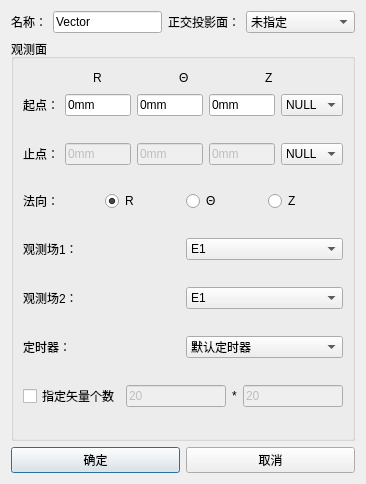
<?xml version="1.0" encoding="UTF-8"?>
<ui version="4.0">
 <class>Dialog_VectorDlg</class>
 <widget class="QDialog" name="Dialog_VectorDlg">
  <property name="windowModality">
   <enum>Qt::ApplicationModal</enum>
  </property>
  <property name="geometry">
   <rect>
    <x>0</x>
    <y>0</y>
    <width>366</width>
    <height>484</height>
   </rect>
  </property>
  <property name="minimumSize">
   <size>
    <width>0</width>
    <height>0</height>
   </size>
  </property>
  <property name="maximumSize">
   <size>
    <width>16777215</width>
    <height>16777215</height>
   </size>
  </property>
  <property name="windowTitle">
   <string>矢量图观测</string>
  </property>
  <layout class="QGridLayout" name="gridLayout">
   <item row="1" column="0">
    <layout class="QHBoxLayout" name="horizontalLayout_4">
     <item>
      <widget class="QLabel" name="Label_Name_2">
       <property name="sizePolicy">
        <sizepolicy hsizetype="Fixed" vsizetype="Preferred">
         <horstretch>0</horstretch>
         <verstretch>0</verstretch>
        </sizepolicy>
       </property>
       <property name="text">
        <string>名称：</string>
       </property>
      </widget>
     </item>
     <item>
      <widget class="QLineEdit" name="LineEdit_Name">
       <property name="sizePolicy">
        <sizepolicy hsizetype="Preferred" vsizetype="Fixed">
         <horstretch>0</horstretch>
         <verstretch>0</verstretch>
        </sizepolicy>
       </property>
       <property name="text">
        <string>Vector</string>
       </property>
      </widget>
     </item>
     <item>
      <widget class="QLabel" name="Label_Shadow_2">
       <property name="sizePolicy">
        <sizepolicy hsizetype="Fixed" vsizetype="Preferred">
         <horstretch>0</horstretch>
         <verstretch>0</verstretch>
        </sizepolicy>
       </property>
       <property name="text">
        <string>正交投影面：</string>
       </property>
      </widget>
     </item>
     <item>
      <widget class="StyledComboBox" name="ComboBox_Shadow">
       <property name="enabled">
        <bool>true</bool>
       </property>
       <property name="sizePolicy">
        <sizepolicy hsizetype="Preferred" vsizetype="Fixed">
         <horstretch>0</horstretch>
         <verstretch>0</verstretch>
        </sizepolicy>
       </property>
       <property name="maximumSize">
        <size>
         <width>16777215</width>
         <height>16777215</height>
        </size>
       </property>
       <property name="sizeIncrement">
        <size>
         <width>1</width>
         <height>0</height>
        </size>
       </property>
       <property name="editable">
        <bool>false</bool>
       </property>
       <item>
        <property name="text">
         <string>未指定</string>
        </property>
       </item>
      </widget>
     </item>
    </layout>
   </item>
   <item row="2" column="0">
    <spacer name="verticalSpacer">
     <property name="orientation">
      <enum>Qt::Vertical</enum>
     </property>
     <property name="sizeHint" stdset="0">
      <size>
       <width>20</width>
       <height>40</height>
      </size>
     </property>
    </spacer>
   </item>
   <item row="4" column="0">
    <layout class="QHBoxLayout" name="horizontalLayout_10">
     <item>
      <widget class="QPushButton" name="pushButton_ok">
       <property name="text">
        <string>确定</string>
       </property>
      </widget>
     </item>
     <item>
      <widget class="QPushButton" name="pushButton">
       <property name="text">
        <string>取消</string>
       </property>
      </widget>
     </item>
    </layout>
   </item>
   <item row="5" column="0">
    <spacer name="verticalSpacer_10">
     <property name="orientation">
      <enum>Qt::Vertical</enum>
     </property>
     <property name="sizeHint" stdset="0">
      <size>
       <width>20</width>
       <height>40</height>
      </size>
     </property>
    </spacer>
   </item>
   <item row="3" column="0">
    <widget class="QGroupBox" name="groupBox_Port">
     <property name="title">
      <string>观测面</string>
     </property>
     <layout class="QGridLayout" name="gridLayout_2">
      <item row="11" column="0">
       <layout class="QHBoxLayout" name="horizontalLayout_end_4">
        <item>
         <widget class="QLabel" name="label_end_3">
          <property name="text">
           <string>定时器：</string>
          </property>
         </widget>
        </item>
        <item>
         <widget class="StyledComboBox" name="ComboBox_timer">
          <item>
           <property name="text">
            <string>默认定时器</string>
           </property>
          </item>
          <item>
           <property name="text">
            <string>仅开始时刻</string>
           </property>
          </item>
          <item>
           <property name="text">
            <string>仅结束时刻</string>
           </property>
          </item>
         </widget>
        </item>
       </layout>
      </item>
      <item row="13" column="0">
       <layout class="QHBoxLayout" name="horizontalLayout_end_3">
        <item>
         <widget class="QCheckBox" name="checkBox_vector">
          <property name="text">
           <string>指定矢量个数</string>
          </property>
         </widget>
        </item>
        <item>
         <widget class="QLineEdit" name="LineEdit_SL1">
          <property name="enabled">
           <bool>false</bool>
          </property>
          <property name="text">
           <string>20</string>
          </property>
         </widget>
        </item>
        <item>
         <widget class="QLabel" name="label_5">
          <property name="text">
           <string>*</string>
          </property>
         </widget>
        </item>
        <item>
         <widget class="QLineEdit" name="LineEdit_SL2">
          <property name="enabled">
           <bool>false</bool>
          </property>
          <property name="text">
           <string>20</string>
          </property>
         </widget>
        </item>
       </layout>
      </item>
      <item row="1" column="0">
       <layout class="QHBoxLayout" name="horizontalLayout_start">
        <item>
         <widget class="QLabel" name="label_start">
          <property name="text">
           <string>起点：</string>
          </property>
         </widget>
        </item>
        <item>
         <widget class="QLineEdit" name="LineEdit_start_x">
          <property name="text">
           <string>0mm</string>
          </property>
         </widget>
        </item>
        <item>
         <widget class="QLineEdit" name="LineEdit_start_y">
          <property name="text">
           <string>0mm</string>
          </property>
         </widget>
        </item>
        <item>
         <widget class="QLineEdit" name="LineEdit_start_z">
          <property name="text">
           <string>0mm</string>
          </property>
         </widget>
        </item>
        <item>
         <widget class="StyledComboBox" name="ComboBox_start">
          <property name="sizePolicy">
           <sizepolicy hsizetype="Expanding" vsizetype="Fixed">
            <horstretch>0</horstretch>
            <verstretch>0</verstretch>
           </sizepolicy>
          </property>
          <item>
           <property name="text">
            <string>NULL</string>
           </property>
          </item>
         </widget>
        </item>
       </layout>
      </item>
      <item row="0" column="0">
       <layout class="QHBoxLayout" name="horizontalLayout_3">
        <item>
         <spacer name="horizontalSpacer_2">
          <property name="orientation">
           <enum>Qt::Horizontal</enum>
          </property>
          <property name="sizeHint" stdset="0">
           <size>
            <width>40</width>
            <height>20</height>
           </size>
          </property>
         </spacer>
        </item>
        <item>
         <widget class="QLabel" name="label_X">
          <property name="text">
           <string>R</string>
          </property>
         </widget>
        </item>
        <item>
         <spacer name="horizontalSpacer">
          <property name="orientation">
           <enum>Qt::Horizontal</enum>
          </property>
          <property name="sizeHint" stdset="0">
           <size>
            <width>40</width>
            <height>20</height>
           </size>
          </property>
         </spacer>
        </item>
        <item>
         <widget class="QLabel" name="label_Y">
          <property name="text">
           <string>Θ</string>
          </property>
         </widget>
        </item>
        <item>
         <spacer name="horizontalSpacer_3">
          <property name="orientation">
           <enum>Qt::Horizontal</enum>
          </property>
          <property name="sizeHint" stdset="0">
           <size>
            <width>40</width>
            <height>20</height>
           </size>
          </property>
         </spacer>
        </item>
        <item>
         <widget class="QLabel" name="label_Z">
          <property name="text">
           <string>Z</string>
          </property>
         </widget>
        </item>
        <item>
         <spacer name="horizontalSpacer_4">
          <property name="orientation">
           <enum>Qt::Horizontal</enum>
          </property>
          <property name="sizeHint" stdset="0">
           <size>
            <width>40</width>
            <height>20</height>
           </size>
          </property>
         </spacer>
        </item>
       </layout>
      </item>
      <item row="5" column="0">
       <layout class="QHBoxLayout" name="horizontalLayout_2">
        <item>
         <widget class="QLabel" name="label">
          <property name="text">
           <string>法向：</string>
          </property>
         </widget>
        </item>
        <item>
         <widget class="QRadioButton" name="radioButton_x">
          <property name="text">
           <string>R</string>
          </property>
          <property name="checked">
           <bool>true</bool>
          </property>
         </widget>
        </item>
        <item>
         <widget class="QRadioButton" name="radioButton_y">
          <property name="text">
           <string>Θ</string>
          </property>
         </widget>
        </item>
        <item>
         <widget class="QRadioButton" name="radioButton_z">
          <property name="text">
           <string>Z</string>
          </property>
         </widget>
        </item>
       </layout>
      </item>
      <item row="12" column="0">
       <spacer name="verticalSpacer_9">
        <property name="orientation">
         <enum>Qt::Vertical</enum>
        </property>
        <property name="sizeHint" stdset="0">
         <size>
          <width>20</width>
          <height>40</height>
         </size>
        </property>
       </spacer>
      </item>
      <item row="10" column="0">
       <spacer name="verticalSpacer_8">
        <property name="orientation">
         <enum>Qt::Vertical</enum>
        </property>
        <property name="sizeHint" stdset="0">
         <size>
          <width>20</width>
          <height>40</height>
         </size>
        </property>
       </spacer>
      </item>
      <item row="8" column="0">
       <spacer name="verticalSpacer_7">
        <property name="orientation">
         <enum>Qt::Vertical</enum>
        </property>
        <property name="sizeHint" stdset="0">
         <size>
          <width>20</width>
          <height>40</height>
         </size>
        </property>
       </spacer>
      </item>
      <item row="7" column="0">
       <layout class="QHBoxLayout" name="horizontalLayout_end_2">
        <item>
         <widget class="QLabel" name="label_end_2">
          <property name="text">
           <string>观测场1：</string>
          </property>
         </widget>
        </item>
        <item>
         <widget class="StyledComboBox" name="ComboBox_C1">
          <item>
           <property name="text">
            <string>E1</string>
           </property>
          </item>
          <item>
           <property name="text">
            <string>E2</string>
           </property>
          </item>
          <item>
           <property name="text">
            <string>E3</string>
           </property>
          </item>
          <item>
           <property name="text">
            <string>B1</string>
           </property>
          </item>
          <item>
           <property name="text">
            <string>B2</string>
           </property>
          </item>
          <item>
           <property name="text">
            <string>B3</string>
           </property>
          </item>
          <item>
           <property name="text">
            <string>J1</string>
           </property>
          </item>
          <item>
           <property name="text">
            <string>J2</string>
           </property>
          </item>
          <item>
           <property name="text">
            <string>J3</string>
           </property>
          </item>
          <item>
           <property name="text">
            <string>Q0</string>
           </property>
          </item>
          <item>
           <property name="text">
            <string>E1AV</string>
           </property>
          </item>
          <item>
           <property name="text">
            <string>E2AV</string>
           </property>
          </item>
          <item>
           <property name="text">
            <string>E3AV</string>
           </property>
          </item>
          <item>
           <property name="text">
            <string>B1AV</string>
           </property>
          </item>
          <item>
           <property name="text">
            <string>B2AV</string>
           </property>
          </item>
          <item>
           <property name="text">
            <string>B3AV</string>
           </property>
          </item>
          <item>
           <property name="text">
            <string>E1ST</string>
           </property>
          </item>
          <item>
           <property name="text">
            <string>E2ST</string>
           </property>
          </item>
          <item>
           <property name="text">
            <string>E3ST</string>
           </property>
          </item>
          <item>
           <property name="text">
            <string>B1ST</string>
           </property>
          </item>
          <item>
           <property name="text">
            <string>B2ST</string>
           </property>
          </item>
          <item>
           <property name="text">
            <string>B3ST</string>
           </property>
          </item>
          <item>
           <property name="text">
            <string>PHST</string>
           </property>
          </item>
          <item>
           <property name="text">
            <string>B</string>
           </property>
          </item>
          <item>
           <property name="text">
            <string>E</string>
           </property>
          </item>
         </widget>
        </item>
       </layout>
      </item>
      <item row="3" column="0">
       <layout class="QHBoxLayout" name="horizontalLayout_end">
        <item>
         <widget class="QLabel" name="label_end">
          <property name="text">
           <string>止点：</string>
          </property>
         </widget>
        </item>
        <item>
         <widget class="QLineEdit" name="LineEdit_end_x">
          <property name="enabled">
           <bool>false</bool>
          </property>
          <property name="text">
           <string>0mm</string>
          </property>
         </widget>
        </item>
        <item>
         <widget class="QLineEdit" name="LineEdit_end_y">
          <property name="enabled">
           <bool>false</bool>
          </property>
          <property name="text">
           <string>0mm</string>
          </property>
         </widget>
        </item>
        <item>
         <widget class="QLineEdit" name="LineEdit_end_z">
          <property name="enabled">
           <bool>false</bool>
          </property>
          <property name="text">
           <string>0mm</string>
          </property>
         </widget>
        </item>
        <item>
         <widget class="StyledComboBox" name="ComboBox_end">
          <property name="sizePolicy">
           <sizepolicy hsizetype="Expanding" vsizetype="Fixed">
            <horstretch>0</horstretch>
            <verstretch>0</verstretch>
           </sizepolicy>
          </property>
          <item>
           <property name="text">
            <string>NULL</string>
           </property>
          </item>
         </widget>
        </item>
       </layout>
      </item>
      <item row="14" column="0">
       <spacer name="verticalSpacer_2">
        <property name="orientation">
         <enum>Qt::Vertical</enum>
        </property>
        <property name="sizeHint" stdset="0">
         <size>
          <width>20</width>
          <height>40</height>
         </size>
        </property>
       </spacer>
      </item>
      <item row="9" column="0">
       <layout class="QHBoxLayout" name="horizontalLayout_end_6">
        <item>
         <widget class="QLabel" name="label_end_4">
          <property name="text">
           <string>观测场2：</string>
          </property>
         </widget>
        </item>
        <item>
         <widget class="StyledComboBox" name="ComboBox_C2">
          <item>
           <property name="text">
            <string>E1</string>
           </property>
          </item>
          <item>
           <property name="text">
            <string>E2</string>
           </property>
          </item>
          <item>
           <property name="text">
            <string>E3</string>
           </property>
          </item>
          <item>
           <property name="text">
            <string>B1</string>
           </property>
          </item>
          <item>
           <property name="text">
            <string>B2</string>
           </property>
          </item>
          <item>
           <property name="text">
            <string>B3</string>
           </property>
          </item>
          <item>
           <property name="text">
            <string>J1</string>
           </property>
          </item>
          <item>
           <property name="text">
            <string>J2</string>
           </property>
          </item>
          <item>
           <property name="text">
            <string>J3</string>
           </property>
          </item>
          <item>
           <property name="text">
            <string>Q0</string>
           </property>
          </item>
          <item>
           <property name="text">
            <string>E1AV</string>
           </property>
          </item>
          <item>
           <property name="text">
            <string>E2AV</string>
           </property>
          </item>
          <item>
           <property name="text">
            <string>E3AV</string>
           </property>
          </item>
          <item>
           <property name="text">
            <string>B1AV</string>
           </property>
          </item>
          <item>
           <property name="text">
            <string>B2AV</string>
           </property>
          </item>
          <item>
           <property name="text">
            <string>B3AV</string>
           </property>
          </item>
          <item>
           <property name="text">
            <string>E1ST</string>
           </property>
          </item>
          <item>
           <property name="text">
            <string>E2ST</string>
           </property>
          </item>
          <item>
           <property name="text">
            <string>E3ST</string>
           </property>
          </item>
          <item>
           <property name="text">
            <string>B1ST</string>
           </property>
          </item>
          <item>
           <property name="text">
            <string>B2ST</string>
           </property>
          </item>
          <item>
           <property name="text">
            <string>B3ST</string>
           </property>
          </item>
          <item>
           <property name="text">
            <string>PHST</string>
           </property>
          </item>
          <item>
           <property name="text">
            <string>B</string>
           </property>
          </item>
          <item>
           <property name="text">
            <string>E</string>
           </property>
          </item>
         </widget>
        </item>
       </layout>
      </item>
      <item row="4" column="0">
       <spacer name="verticalSpacer_5">
        <property name="orientation">
         <enum>Qt::Vertical</enum>
        </property>
        <property name="sizeHint" stdset="0">
         <size>
          <width>20</width>
          <height>40</height>
         </size>
        </property>
       </spacer>
      </item>
      <item row="6" column="0">
       <spacer name="verticalSpacer_6">
        <property name="orientation">
         <enum>Qt::Vertical</enum>
        </property>
        <property name="sizeHint" stdset="0">
         <size>
          <width>20</width>
          <height>40</height>
         </size>
        </property>
       </spacer>
      </item>
      <item row="2" column="0">
       <spacer name="verticalSpacer_4">
        <property name="orientation">
         <enum>Qt::Vertical</enum>
        </property>
        <property name="sizeHint" stdset="0">
         <size>
          <width>20</width>
          <height>40</height>
         </size>
        </property>
       </spacer>
      </item>
     </layout>
    </widget>
   </item>
   <item row="0" column="0">
    <spacer name="verticalSpacer_11">
     <property name="orientation">
      <enum>Qt::Vertical</enum>
     </property>
     <property name="sizeHint" stdset="0">
      <size>
       <width>20</width>
       <height>40</height>
      </size>
     </property>
    </spacer>
   </item>
  </layout>
 </widget>
 <customwidgets>
  <customwidget>
   <class>StyledComboBox</class>
   <extends>QComboBox</extends>
   <header>StyledComboBox.h</header>
  </customwidget>
 </customwidgets>
 <resources/>
 <connections/>
</ui>
